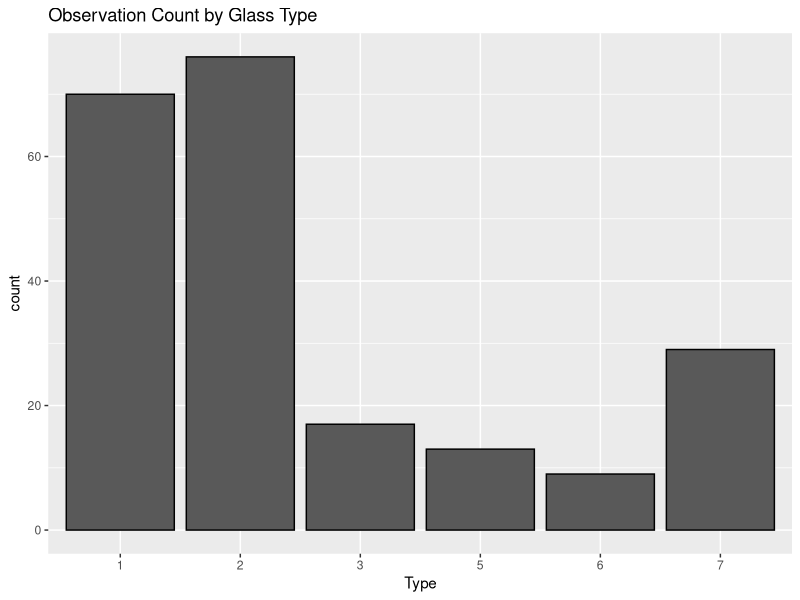
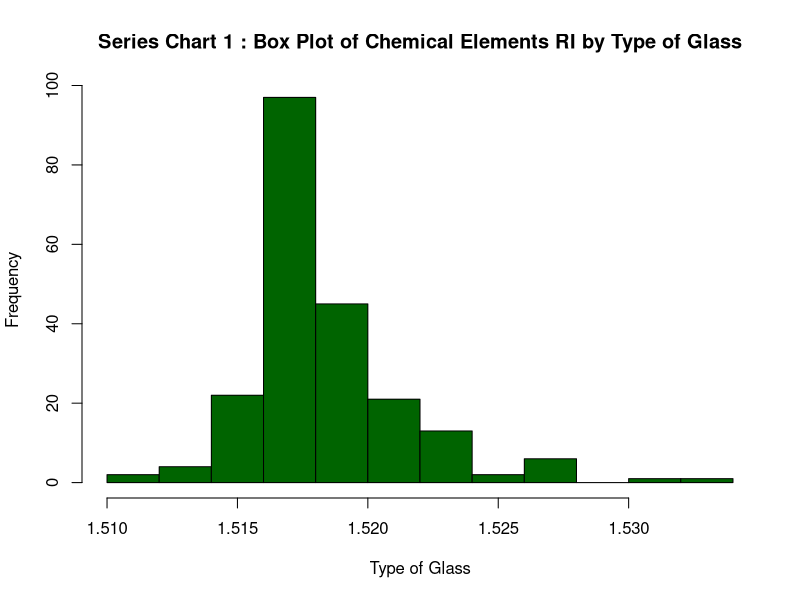
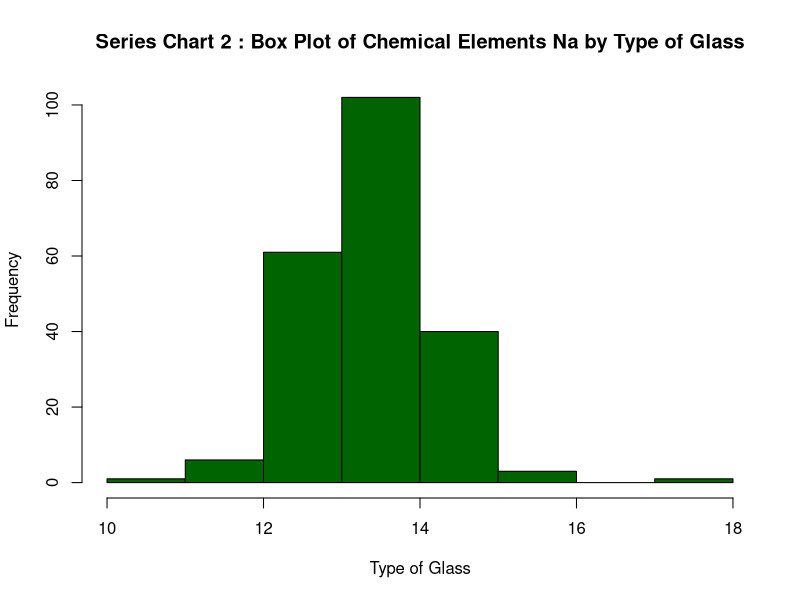
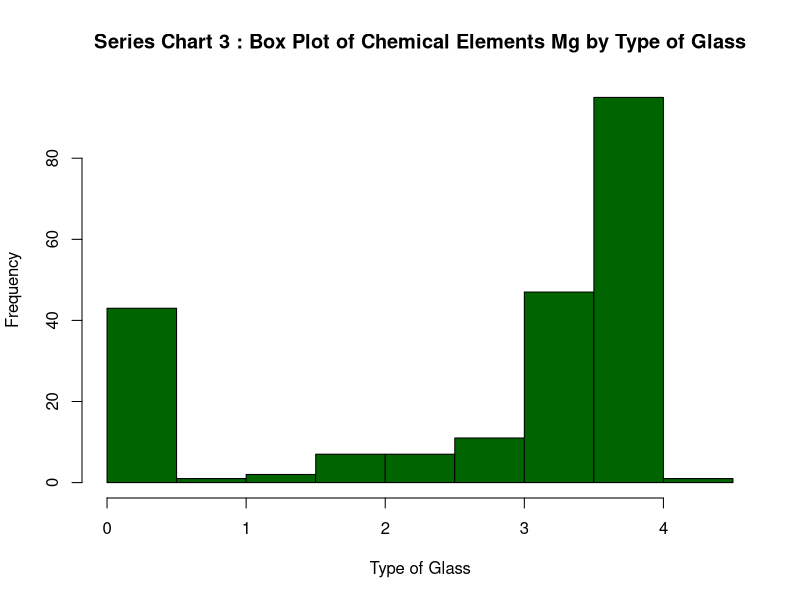
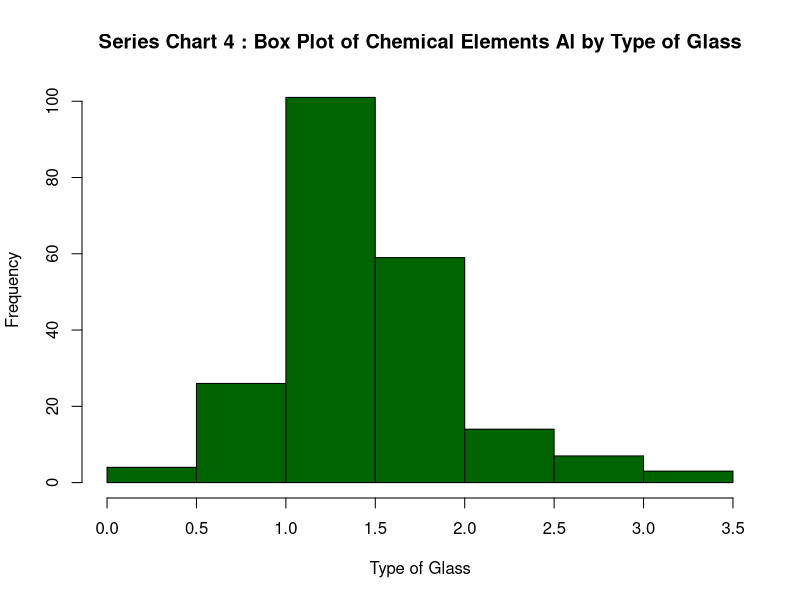
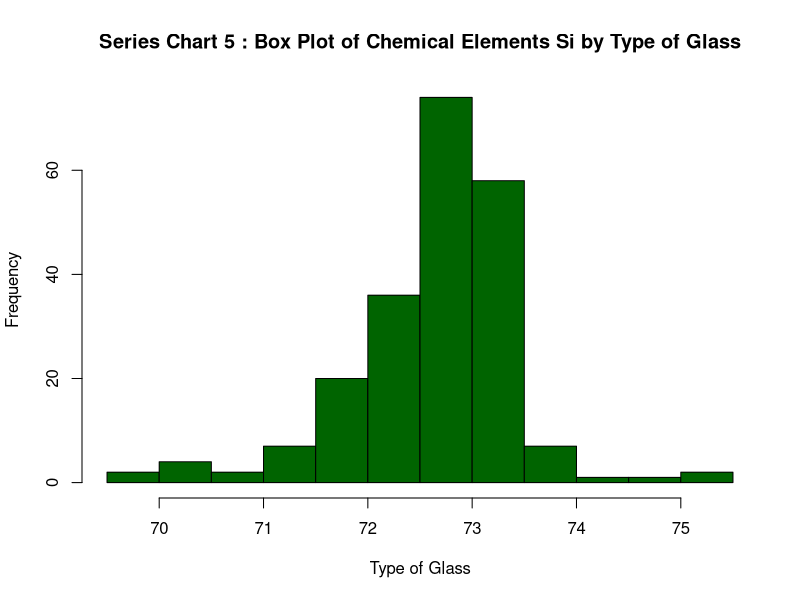
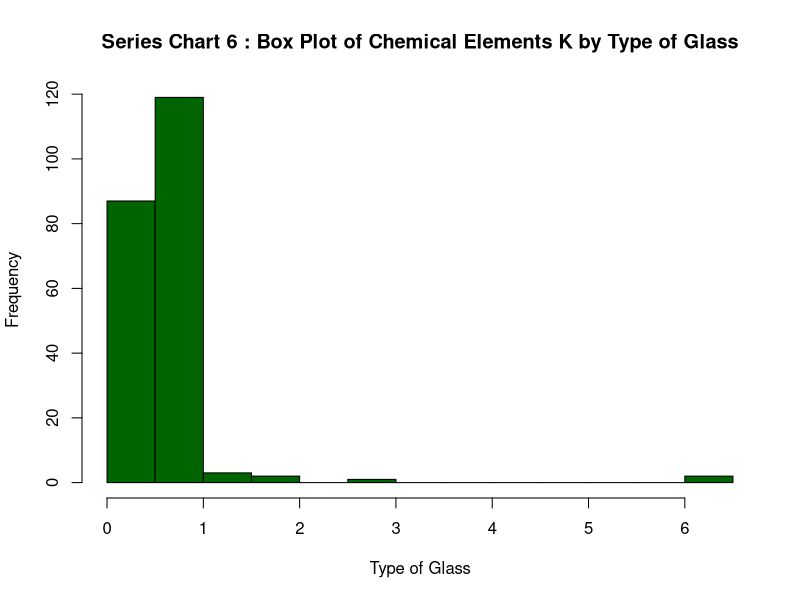
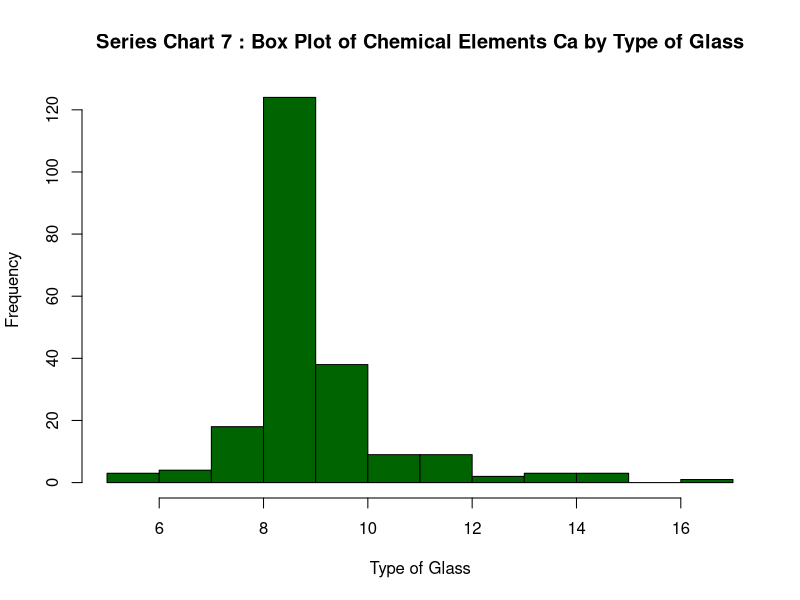

These figures' R source, in order:
## ---- chunk 1
suppressMessages(suppressWarnings(library(mlbench)))
suppressMessages(suppressWarnings(library(dplyr)))
suppressMessages(suppressWarnings(library(tidyr)))
suppressMessages(suppressWarnings(library(knitr)))
suppressMessages(suppressWarnings(library(ggplot2)))
## ---- chunk 2
data(Glass)
str(Glass)
## ---- chunk 3
Glass
## ---- chunk 4
ggplot(Glass,aes(x=Type))+
  geom_bar(colour="black")+
  ggtitle("Observation Count by Glass Type")
## ---- chunk 5
for(i in 1:9){
  x <- Glass[,i]
   hist(x,
       main=paste("Series Chart",i,": Box Plot of Chemical Elements",
          names(Glass)[i],"by Type of Glass"),
       xlab="Type of Glass",
       col = ("Dark Green"))
}
## ---- chunk 6
data(Soybean)
## ---- chunk 7
Soybean
## ---- chunk 8
na_count <-sapply(Soybean, function(y) sum(length(which(is.na(y)))))
na_count <- data.frame(na_count)
na_count$names <- rownames(na_count)
na_count
## ---- chunk 9
ggplot(data=na_count) + geom_point(aes(x=na_count,y=names))
## ---- chunk 10
#Seed, Fruit, and Leef data seems to be the most scarce
## ---- chunk 11
Soybean_NA_Fix<- Soybean[is.na(Soybean)] <- 0
Soybean_NA_Fix

na_count_2 <-sapply(Soybean, function(y) sum(length(which(is.na(y)))))
na_count_2 <- data.frame(na_count_2)
na_count_2$names <- rownames(na_count_2)
na_count_2
